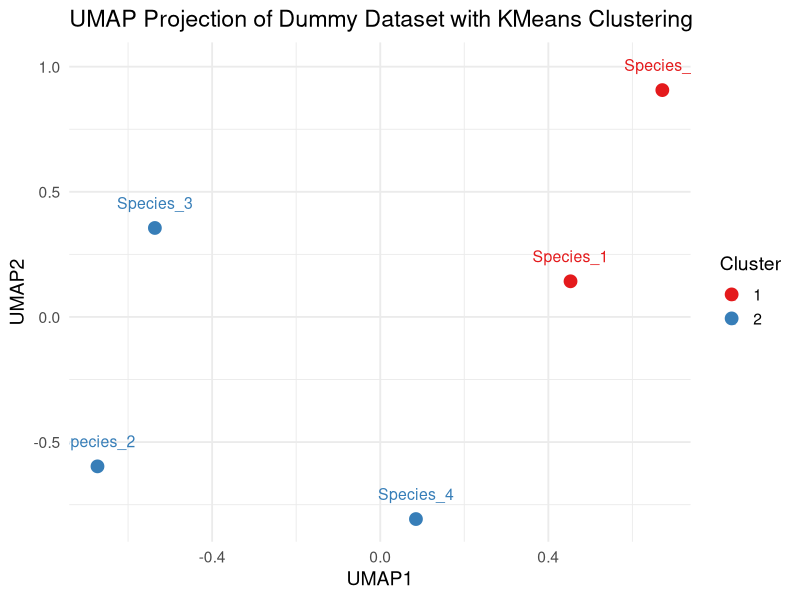
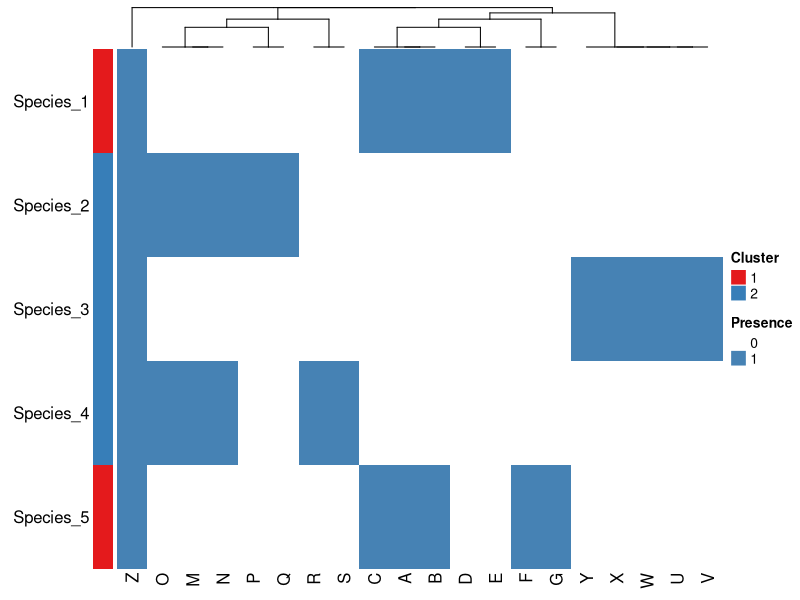

Write R code to recreate these figures, in order.
# =============================================================
# validate_dummy_clustering.R – 在人工构建数据上测试聚类方法
# =============================================================

suppressPackageStartupMessages({
  library(tidyverse)
  library(ComplexHeatmap)
  library(uwot)
  library(cluster)
  library(RColorBrewer)
  library(circlize)
})

message("\n🧪 Dummy clustering validation started")

# -------------------------------------------------------------
# 1. 构建 dummy binary matrix
# -------------------------------------------------------------
dummy_data <- tibble::tibble(
  Species = c("Species_1", "Species_2", "Species_3", "Species_4", "Species_5"),
  Mutations = c("A,B,C,D,E,Z", "M,N,O,P,Q,Z", "U,V,W,X,Y,Z", "M,N,O,R,S,Z", "A,B,C,F,G,Z")
)

# 提取所有突变（合并后唯一）
all_muts <- dummy_data %>%
  pull(Mutations) %>%
  strsplit(",") %>%
  unlist() %>%
  unique() %>%
  sort()

# 构建 binary 矩阵
X_dummy <- matrix(0, nrow = nrow(dummy_data), ncol = length(all_muts),
                  dimnames = list(dummy_data$Species, all_muts))

for (i in 1:nrow(dummy_data)) {
  muts <- strsplit(dummy_data$Mutations[i], ",")[[1]]
  X_dummy[i, muts] <- 1
}

X_dummy <- as.matrix(X_dummy)

# -------------------------------------------------------------
# 2. 运行 KMeans 聚类（聚成 2 类）
# -------------------------------------------------------------
set.seed(123)
k <- 2
clustering <- kmeans(X_dummy, centers = k)
cluster_labels <- as.factor(clustering$cluster)

# -------------------------------------------------------------
# 3. UMAP 可视化
# -------------------------------------------------------------
umap_res <- umap(X_dummy, n_neighbors = 3, min_dist = 0.1, metric = "manhattan")

umap_df <- as_tibble(umap_res, .name_repair = "unique") %>%
  setNames(c("UMAP1", "UMAP2")) %>%
  mutate(Species = rownames(X_dummy),
         Cluster = cluster_labels)

ggplot(umap_df, aes(UMAP1, UMAP2, color = Cluster, label = Species)) +
  geom_point(size = 4) +
  geom_text(nudge_y = 0.1, size = 4) +
  theme_minimal(base_size = 14) +
  scale_color_brewer(palette = "Set1") +
  ggtitle("UMAP Projection of Dummy Dataset with KMeans Clustering")

# -------------------------------------------------------------
# 4. 绘制 heatmap
# -------------------------------------------------------------
n_cluster <- length(unique(cluster_labels))
palette_colors <- brewer.pal(max(3, n_cluster), "Set1")[1:n_cluster]
cluster_levels <- levels(cluster_labels)
names(palette_colors) <- cluster_levels

row_anno <- rowAnnotation(
  Cluster = cluster_labels,
  col = list(Cluster = palette_colors),
  show_annotation_name = FALSE
)

ht <- Heatmap(
  X_dummy,
  name = "Presence",
  col = c("0" = "white", "1" = "steelblue"),
  cluster_columns = TRUE,
  cluster_rows = FALSE,
  left_annotation = row_anno,
  row_names_side = "left"
)

draw(ht)

message("✅ Done.")
